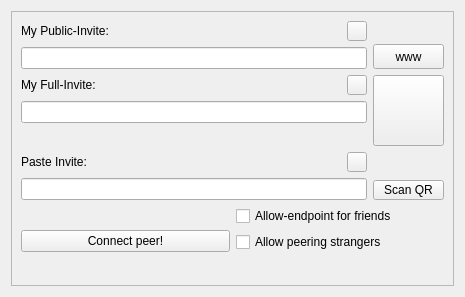
<?xml version="1.0" encoding="UTF-8"?>
<ui version="4.0">
 <class>quickStartDialog</class>
 <widget class="QWidget" name="quickStartDialog">
  <property name="geometry">
   <rect>
    <x>0</x>
    <y>0</y>
    <width>465</width>
    <height>297</height>
   </rect>
  </property>
  <property name="sizePolicy">
   <sizepolicy hsizetype="Preferred" vsizetype="Preferred">
    <horstretch>0</horstretch>
    <verstretch>0</verstretch>
   </sizepolicy>
  </property>
  <property name="windowTitle">
   <string>Dialog</string>
  </property>
  <layout class="QHBoxLayout" name="horizontalLayout_6">
   <item>
    <widget class="QScrollArea" name="scrollArea">
     <property name="widgetResizable">
      <bool>true</bool>
     </property>
     <widget class="QWidget" name="scrollAreaWidgetContents_2">
      <property name="geometry">
       <rect>
        <x>0</x>
        <y>0</y>
        <width>445</width>
        <height>277</height>
       </rect>
      </property>
      <layout class="QVBoxLayout" name="verticalLayout_5">
       <item>
        <layout class="QGridLayout" name="gridLayout_2">
         <item row="0" column="0">
          <layout class="QHBoxLayout" name="horizontalLayout">
           <item>
            <layout class="QVBoxLayout" name="verticalLayout_4">
             <item>
              <layout class="QHBoxLayout" name="horizontalLayout_7">
               <item>
                <widget class="QLabel" name="vipLabel">
                 <property name="text">
                  <string>My Public-Invite:  </string>
                 </property>
                </widget>
               </item>
               <item>
                <widget class="QPushButton" name="whatIsVipBtn">
                 <property name="maximumSize">
                  <size>
                   <width>20</width>
                   <height>20</height>
                  </size>
                 </property>
                 <property name="text">
                  <string/>
                 </property>
                 <property name="icon">
                  <iconset resource="icons.qrc">
                   <normaloff>:/question</normaloff>:/question</iconset>
                 </property>
                </widget>
               </item>
              </layout>
             </item>
             <item>
              <widget class="QLineEdit" name="vipEdit">
               <property name="toolTip">
                <string>Filed with your IP v6 
copy and paste it in &quot;paste invite&quot; field 
 in your's friends computer to connect with him</string>
               </property>
               <property name="statusTip">
                <string>my  ip v6 address</string>
               </property>
               <property name="whatsThis">
                <string>This is IP v6 of working node</string>
               </property>
               <property name="text">
                <string notr="true"/>
               </property>
               <property name="dragEnabled">
                <bool>true</bool>
               </property>
               <property name="readOnly">
                <bool>true</bool>
               </property>
              </widget>
             </item>
            </layout>
           </item>
           <item>
            <layout class="QVBoxLayout" name="verticalLayout_6">
             <item>
              <spacer name="verticalSpacer_3">
               <property name="orientation">
                <enum>Qt::Vertical</enum>
               </property>
               <property name="sizeHint" stdset="0">
                <size>
                 <width>20</width>
                 <height>40</height>
                </size>
               </property>
              </spacer>
             </item>
             <item>
              <widget class="QPushButton" name="wwwButton">
               <property name="minimumSize">
                <size>
                 <width>71</width>
                 <height>25</height>
                </size>
               </property>
               <property name="maximumSize">
                <size>
                 <width>71</width>
                 <height>25</height>
                </size>
               </property>
               <property name="text">
                <string>www</string>
               </property>
               <property name="icon">
                <iconset resource="icons.qrc">
                 <normaloff>:/globe-model</normaloff>:/globe-model</iconset>
               </property>
              </widget>
             </item>
            </layout>
           </item>
          </layout>
         </item>
         <item row="3" column="0">
          <layout class="QHBoxLayout" name="horizontalLayout_4">
           <item>
            <layout class="QVBoxLayout" name="verticalLayout_2">
             <item>
              <layout class="QHBoxLayout" name="horizontalLayout_9">
               <item>
                <widget class="QLabel" name="invateLabel">
                 <property name="text">
                  <string>Paste Invite:</string>
                 </property>
                </widget>
               </item>
               <item>
                <widget class="QPushButton" name="whatisPasteInv">
                 <property name="minimumSize">
                  <size>
                   <width>20</width>
                   <height>20</height>
                  </size>
                 </property>
                 <property name="maximumSize">
                  <size>
                   <width>20</width>
                   <height>20</height>
                  </size>
                 </property>
                 <property name="text">
                  <string/>
                 </property>
                 <property name="icon">
                  <iconset resource="icons.qrc">
                   <normaloff>:/question</normaloff>:/question</iconset>
                 </property>
                </widget>
               </item>
              </layout>
             </item>
             <item>
              <widget class="QLineEdit" name="InviteEdit">
               <property name="toolTip">
                <string>IP v6 and IP v4 of node where you want to connect</string>
               </property>
               <property name="statusTip">
                <string>IP v6 and IP v4 of node where you want to connect</string>
               </property>
               <property name="whatsThis">
                <string>IP v6 and IP v4 of node where
 you want to connect</string>
               </property>
               <property name="maxLength">
                <number>128</number>
               </property>
              </widget>
             </item>
            </layout>
           </item>
           <item>
            <layout class="QVBoxLayout" name="verticalLayout_7">
             <item>
              <spacer name="verticalSpacer_4">
               <property name="orientation">
                <enum>Qt::Vertical</enum>
               </property>
               <property name="sizeHint" stdset="0">
                <size>
                 <width>20</width>
                 <height>40</height>
                </size>
               </property>
              </spacer>
             </item>
             <item>
              <widget class="QPushButton" name="QrScanButton">
               <property name="minimumSize">
                <size>
                 <width>71</width>
                 <height>20</height>
                </size>
               </property>
               <property name="maximumSize">
                <size>
                 <width>71</width>
                 <height>20</height>
                </size>
               </property>
               <property name="text">
                <string>Scan QR</string>
               </property>
              </widget>
             </item>
            </layout>
           </item>
          </layout>
         </item>
         <item row="4" column="0">
          <layout class="QHBoxLayout" name="horizontalLayout_5">
           <item>
            <widget class="QPushButton" name="connectButton">
             <property name="toolTip">
              <string>Connect to node (form &quot;Paset Invate&quot; field)</string>
             </property>
             <property name="text">
              <string>Connect peer!</string>
             </property>
             <property name="icon">
              <iconset resource="icons.qrc">
               <normaloff>:/dns</normaloff>:/dns</iconset>
             </property>
            </widget>
           </item>
           <item>
            <layout class="QVBoxLayout" name="verticalLayout_3">
             <item>
              <widget class="QCheckBox" name="allowFriendsBox">
               <property name="text">
                <string>Allow-endpoint for friends</string>
               </property>
               <property name="icon">
                <iconset resource="icons.qrc">
                 <normaloff>:/grooup</normaloff>:/grooup</iconset>
               </property>
              </widget>
             </item>
             <item>
              <widget class="QCheckBox" name="allowStrangersBox">
               <property name="text">
                <string>Allow peering strangers</string>
               </property>
               <property name="icon">
                <iconset resource="icons.qrc">
                 <normaloff>:/glob-telcom</normaloff>:/glob-telcom</iconset>
               </property>
              </widget>
             </item>
             <item>
              <spacer name="verticalSpacer_2">
               <property name="orientation">
                <enum>Qt::Vertical</enum>
               </property>
               <property name="sizeHint" stdset="0">
                <size>
                 <width>20</width>
                 <height>40</height>
                </size>
               </property>
              </spacer>
             </item>
            </layout>
           </item>
          </layout>
         </item>
         <item row="2" column="0">
          <layout class="QHBoxLayout" name="horizontalLayout_3">
           <item>
            <layout class="QVBoxLayout" name="verticalLayout">
             <item>
              <layout class="QHBoxLayout" name="horizontalLayout_2">
               <item>
                <widget class="QLabel" name="label">
                 <property name="text">
                  <string>My Full-Invite:     </string>
                 </property>
                </widget>
               </item>
               <item>
                <widget class="QPushButton" name="whatisFullInviteBtn">
                 <property name="minimumSize">
                  <size>
                   <width>20</width>
                   <height>20</height>
                  </size>
                 </property>
                 <property name="maximumSize">
                  <size>
                   <width>20</width>
                   <height>20</height>
                  </size>
                 </property>
                 <property name="text">
                  <string/>
                 </property>
                 <property name="icon">
                  <iconset resource="icons.qrc">
                   <normaloff>:/question</normaloff>:/question</iconset>
                 </property>
                </widget>
               </item>
              </layout>
             </item>
             <item>
              <layout class="QHBoxLayout" name="horizontalLayout_8"/>
             </item>
             <item>
              <widget class="QLineEdit" name="myInviteEdit">
               <property name="minimumSize">
                <size>
                 <width>0</width>
                 <height>0</height>
                </size>
               </property>
               <property name="toolTip">
                <string>IP v6 and IP v4 of this node - place in &quot;Paste invate&quot; field if you want to connect to </string>
               </property>
               <property name="statusTip">
                <string>IP v6 and IP v4 of this node \n necessery to connect to this node</string>
               </property>
               <property name="whatsThis">
                <string>IP v6 and IP v4 of this node 
 necessery to connect to this node</string>
               </property>
               <property name="text">
                <string/>
               </property>
               <property name="dragEnabled">
                <bool>true</bool>
               </property>
               <property name="readOnly">
                <bool>true</bool>
               </property>
              </widget>
             </item>
             <item>
              <spacer name="verticalSpacer">
               <property name="orientation">
                <enum>Qt::Vertical</enum>
               </property>
               <property name="sizeHint" stdset="0">
                <size>
                 <width>20</width>
                 <height>28</height>
                </size>
               </property>
              </spacer>
             </item>
            </layout>
           </item>
           <item>
            <widget class="QPushButton" name="QrZoomButton">
             <property name="minimumSize">
              <size>
               <width>71</width>
               <height>71</height>
              </size>
             </property>
             <property name="maximumSize">
              <size>
               <width>71</width>
               <height>71</height>
              </size>
             </property>
             <property name="text">
              <string/>
             </property>
             <property name="icon">
              <iconset resource="icons.qrc">
               <normaloff>:/qrcode</normaloff>:/qrcode</iconset>
             </property>
             <property name="iconSize">
              <size>
               <width>64</width>
               <height>64</height>
              </size>
             </property>
            </widget>
           </item>
          </layout>
         </item>
        </layout>
       </item>
      </layout>
     </widget>
    </widget>
   </item>
  </layout>
 </widget>
 <resources>
  <include location="icons.qrc"/>
 </resources>
 <connections/>
</ui>
